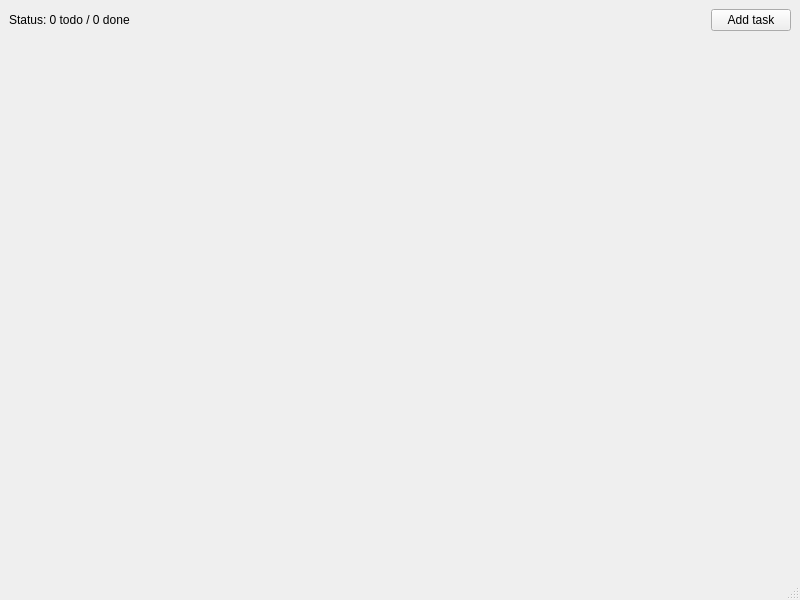
<?xml version="1.0" encoding="UTF-8"?>
<ui version="4.0">
 <class>MainWindow</class>
 <widget class="QMainWindow" name="MainWindow">
  <property name="geometry">
   <rect>
    <x>0</x>
    <y>0</y>
    <width>800</width>
    <height>600</height>
   </rect>
  </property>
  <property name="windowTitle">
   <string>MainWindow</string>
  </property>
  <widget class="QWidget" name="centralwidget">
   <layout class="QVBoxLayout" name="verticalLayout">
    <item>
     <layout class="QHBoxLayout" name="statusLayout">
      <item>
       <widget class="QLabel" name="statusLabel">
        <property name="text">
         <string>Status: 0 todo / 0 done</string>
        </property>
       </widget>
      </item>
      <item>
       <spacer name="horizontalSpacer">
        <property name="orientation">
         <enum>Qt::Horizontal</enum>
        </property>
        <property name="sizeHint" stdset="0">
         <size>
          <width>40</width>
          <height>20</height>
         </size>
        </property>
       </spacer>
      </item>
      <item>
       <widget class="QPushButton" name="addTaskButton">
        <property name="text">
         <string>Add task</string>
        </property>
       </widget>
      </item>
     </layout>
    </item>
    <item>
     <layout class="QVBoxLayout" name="taskLayout"/>
    </item>
    <item>
     <spacer name="verticalSpacer">
      <property name="orientation">
       <enum>Qt::Vertical</enum>
      </property>
      <property name="sizeHint" stdset="0">
       <size>
        <width>20</width>
        <height>40</height>
       </size>
      </property>
     </spacer>
    </item>
   </layout>
  </widget>
  <widget class="QMenuBar" name="menubar">
   <property name="geometry">
    <rect>
     <x>0</x>
     <y>0</y>
     <width>800</width>
     <height>21</height>
    </rect>
   </property>
  </widget>
  <widget class="QStatusBar" name="statusbar"/>
 </widget>
 <resources/>
 <connections/>
</ui>
